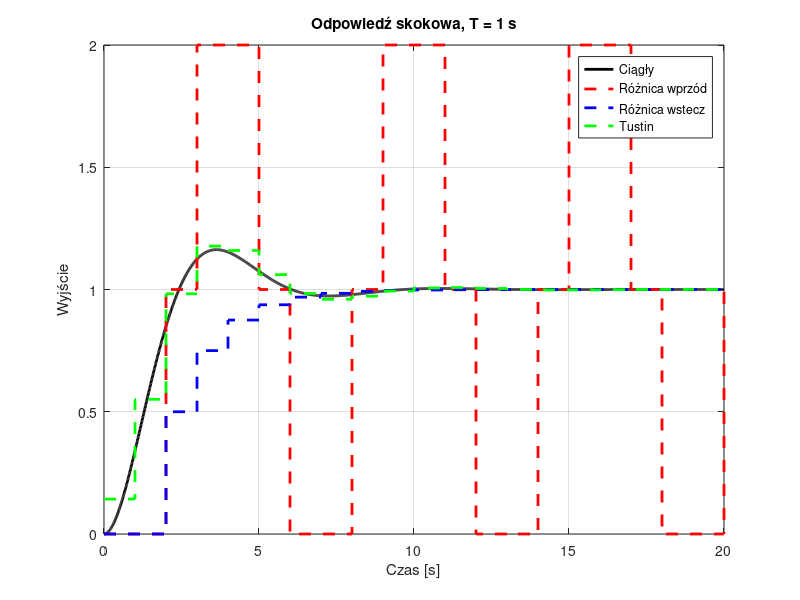
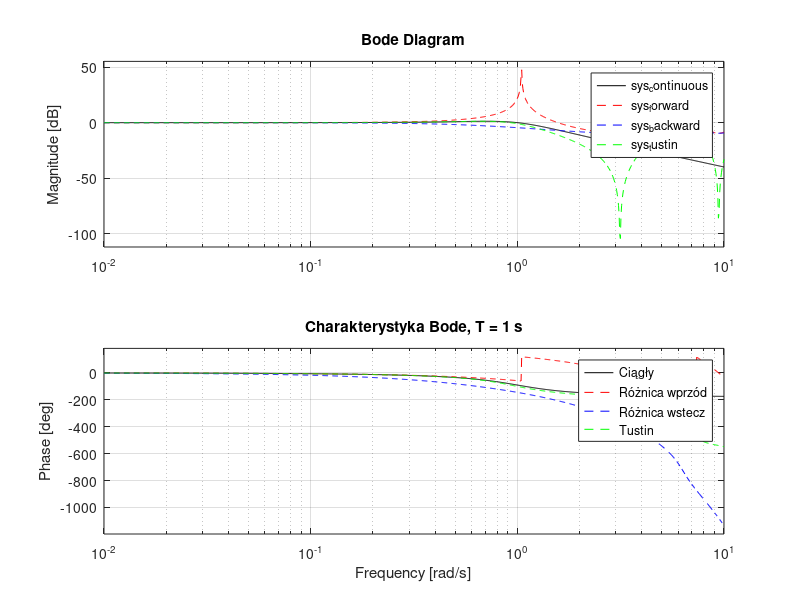
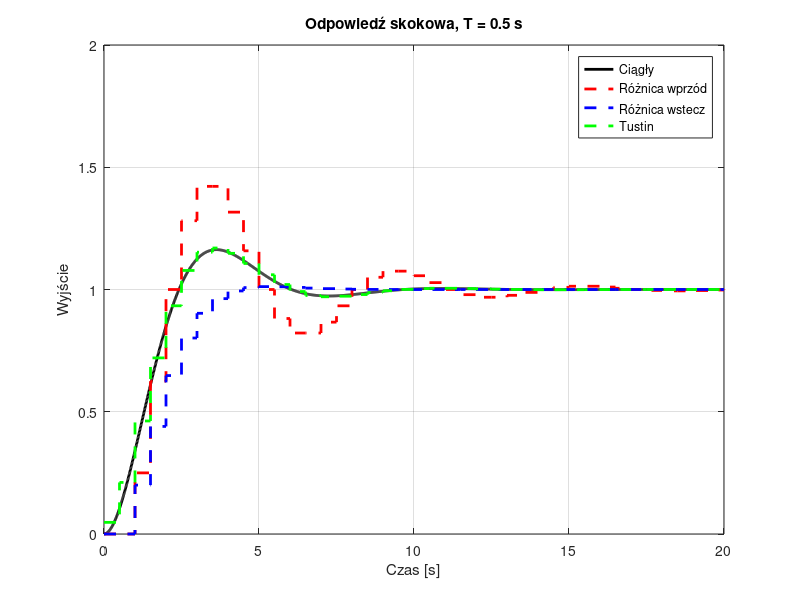
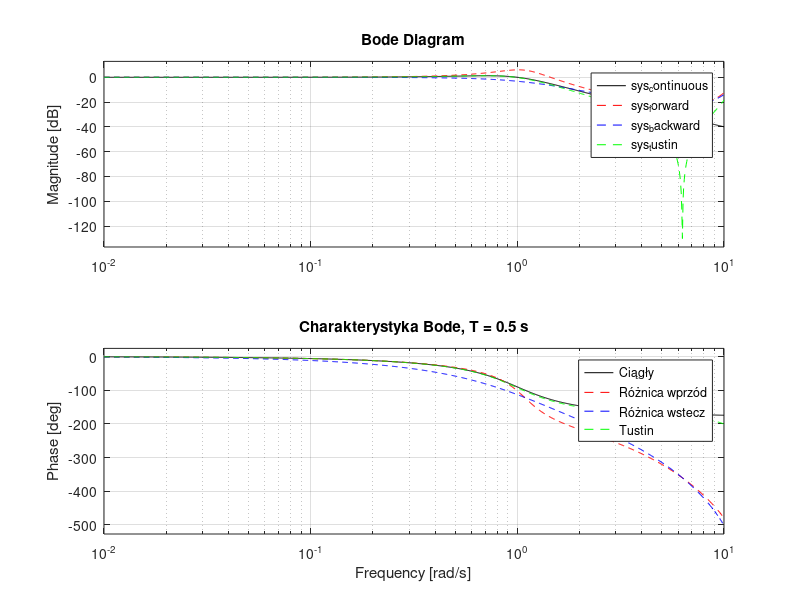

The MATLAB script that drew these images, in order:
% Prosta implementacja zadania 2: Dyskretyzacja układu 1/(s^2 + s + 1)
clear all; close all; clc;

if ~exist('zad2', 'dir')
    mkdir('zad2');
end

% Parametry
Ts_values = [1, 0.5, 0.1]; % Okresy próbkowania
sys_continuous = tf(1, [1 1 1]); % G(s) = 1/(s^2 + s + 1)

% Pętla po okresach próbkowania
for i = 1:length(Ts_values)
    Ts = Ts_values(i);
    t_continuous = 0:0.01:20; % Czas ciągły (dłuższy, bo oscylacje)
    t_discrete = 0:Ts:20;     % Czas dyskretny
    
    % Odpowiedź skokowa układu ciągłego
    y_continuous = step(sys_continuous, t_continuous);
    
    % Dyskretyzacja metodami aproksymacji pochodnej
    % Różnica wprzód: s = (z-1)/Ts -> G(z) = 1/((z-1)^2/Ts^2 + (z-1)/Ts + 1)
    den_forward = [1 -2 1]/Ts^2 + [0 1 -1]/Ts + [0 0 1];
    sys_forward = tf([1], den_forward, Ts);
    
    % Różnica wstecz: s = (z-1)/(Ts*z) -> G(z) = 1/((z-1)^2/(Ts^2*z^2) + (z-1)/(Ts*z) + 1)
    den_backward = [1 -2 1]/Ts^2 + [0 1 -1]/Ts + [1 0 0];
    sys_backward = tf([1], den_backward, Ts);
    
    % Tustin: użyjemy c2d
    sys_tustin = c2d(sys_continuous, Ts, 'tustin');
    
    % Odpowiedzi skokowe układów dyskretnych
    y_forward = step(sys_forward, t_discrete);
    y_backward = step(sys_backward, t_discrete);
    y_tustin = step(sys_tustin, t_discrete);
    
    % Wykres odpowiedzi skokowej
    figure('Position', [100 100 800 400]);
    plot(t_continuous, y_continuous, 'k-', 'LineWidth', 2, 'DisplayName', 'Ciągły');
    hold on;
    stairs(t_discrete, y_forward, 'r--', 'LineWidth', 2, 'DisplayName', 'Różnica wprzód');
    stairs(t_discrete, y_backward, 'b--', 'LineWidth', 2, 'DisplayName', 'Różnica wstecz');
    stairs(t_discrete, y_tustin, 'g--', 'LineWidth', 2, 'DisplayName', 'Tustin');
    xlabel('Czas [s]');
    ylabel('Wyjście');
    title(['Odpowiedź skokowa, T = ', num2str(Ts), ' s']);
    legend;
    grid on;
    hold off;
    saveas(gcf, fullfile('zad2', ['skokowa_', num2str(Ts), '.png']), 'png');
    
    % Wykres charakterystyki częstotliwościowej (Bode)
    figure('Position', [100 100 800 400]);
    bode(sys_continuous, 'k-', sys_forward, 'r--', sys_backward, 'b--', sys_tustin, 'g--');
    title(['Charakterystyka Bode, T = ', num2str(Ts), ' s']);
    legend('Ciągły', 'Różnica wprzód', 'Różnica wstecz', 'Tustin');
    grid on;
    saveas(gcf, fullfile('zad2', ['bode_', num2str(Ts), '.png']), 'png');
end

disp('Wykresy dla zadania 2 wygenerowane.');